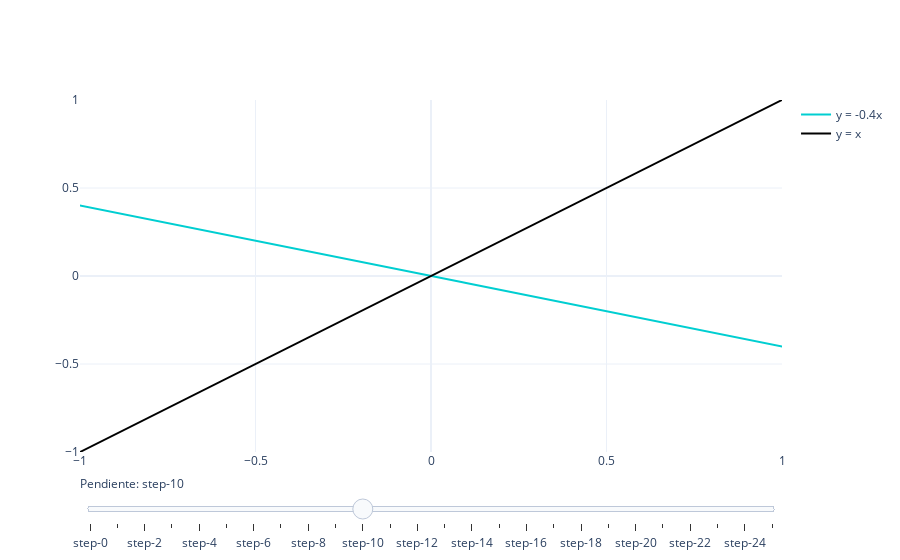

Source (notebook cell):
### Markdown cell above
## Rectas

### Code cell
# Pendiente variable
# Create figure
fig = go.Figure()

x =  np.arange(-5, 5, 0.01)
# Add traces, one for each slider step
for step in np.arange(-2.4, 2.6, 0.2):
    fig.add_trace(
        go.Scatter(
            visible=False,
            line=dict(color="#00CED1"),
            name="y = %.1fx" % step,
            x=x,
            y=step * x
            )
        )


fig.add_trace(
        go.Scatter(
            line=dict(color="#000"),
            name="y = x",
            x=x,
            y=x
            )
        )

total_figs = len(fig.data)

# Make 10th trace visible
fig.data[10].visible = True


# Create and add slider
steps = []
for i in range(len(fig.data)):
    step = dict(
        method="update",
        args=[{"visible": [False] * len(fig.data)},
              {"title": "Ecuación de la recta: " + str(i)}],  # layout attribute
    )
    step["args"][0]["visible"][i] = True  # Toggle i'th trace to "visible"
    step["args"][0]["visible"][total_figs - 1] = True
    steps.append(step)

sliders = [dict(
    active=10,
    currentvalue={"prefix": "Pendiente: "},
    steps=steps
)]

fig.update_layout(
    sliders=sliders,
    yaxis=go.layout.YAxis(range = (-1, 1)),
    xaxis=go.layout.XAxis(range = (-1, 1))
)

fig.show()

### Figure 1 — Plotly figure (JSON) as saved in the notebook; plotly's stock layout.template omitted (floating-point values rounded to 4 significant figures; data arrays with more than 128 entries replaced by an {"elided": "..."} marker saying what was removed)
{"data": [{"line": {"color": "#00CED1"}, "name": "y = -2.4x", "type": "scatter", "visible": false, "x": {"elided": "1000 float values"}, "y": {"elided": "1000 float values"}}, {"line": {"color": "#00CED1"}, "name": "y = -2.2x", "type": "scatter", "visible": false, "x": {"elided": "1000 float values"}, "y": {"elided": "1000 float values"}}, {"line": {"color": "#00CED1"}, "name": "y = -2.0x", "type": "scatter", "visible": false, "x": {"elided": "1000 float values"}, "y": {"elided": "1000 float values"}}, {"line": {"color": "#00CED1"}, "name": "y = -1.8x", "type": "scatter", "visible": false, "x": {"elided": "1000 float values"}, "y": {"elided": "1000 float values"}}, {"line": {"color": "#00CED1"}, "name": "y = -1.6x", "type": "scatter", "visible": false, "x": {"elided": "1000 float values"}, "y": {"elided": "1000 float values"}}, {"line": {"color": "#00CED1"}, "name": "y = -1.4x", "type": "scatter", "visible": false, "x": {"elided": "1000 float values"}, "y": {"elided": "1000 float values"}}, {"line": {"color": "#00CED1"}, "name": "y = -1.2x", "type": "scatter", "visible": false, "x": {"elided": "1000 float values"}, "y": {"elided": "1000 float values"}}, {"line": {"color": "#00CED1"}, "name": "y = -1.0x", "type": "scatter", "visible": false, "x": {"elided": "1000 float values"}, "y": {"elided": "1000 float values"}}, {"line": {"color": "#00CED1"}, "name": "y = -0.8x", "type": "scatter", "visible": false, "x": {"elided": "1000 float values"}, "y": {"elided": "1000 float values"}}, {"line": {"color": "#00CED1"}, "name": "y = -0.6x", "type": "scatter", "visible": false, "x": {"elided": "1000 float values"}, "y": {"elided": "1000 float values"}}, {"line": {"color": "#00CED1"}, "name": "y = -0.4x", "type": "scatter", "visible": true, "x": {"elided": "1000 float values"}, "y": {"elided": "1000 float values"}}, {"line": {"color": "#00CED1"}, "name": "y = -0.2x", "type": "scatter", "visible": false, "x": {"elided": "1000 float values"}, "y": {"elided": "1000 float values"}}, {"line": {"color": "#00CED1"}, "name": "y = 0.0x", "type": "scatter", "visible": false, "x": {"elided": "1000 float values"}, "y": {"elided": "1000 float values"}}, {"line": {"color": "#00CED1"}, "name": "y = 0.2x", "type": "scatter", "visible": false, "x": {"elided": "1000 float values"}, "y": {"elided": "1000 float values"}}, {"line": {"color": "#00CED1"}, "name": "y = 0.4x", "type": "scatter", "visible": false, "x": {"elided": "1000 float values"}, "y": {"elided": "1000 float values"}}, {"line": {"color": "#00CED1"}, "name": "y = 0.6x", "type": "scatter", "visible": false, "x": {"elided": "1000 float values"}, "y": {"elided": "1000 float values"}}, {"line": {"color": "#00CED1"}, "name": "y = 0.8x", "type": "scatter", "visible": false, "x": {"elided": "1000 float values"}, "y": {"elided": "1000 float values"}}, {"line": {"color": "#00CED1"}, "name": "y = 1.0x", "type": "scatter", "visible": false, "x": {"elided": "1000 float values"}, "y": {"elided": "1000 float values"}}, {"line": {"color": "#00CED1"}, "name": "y = 1.2x", "type": "scatter", "visible": false, "x": {"elided": "1000 float values"}, "y": {"elided": "1000 float values"}}, {"line": {"color": "#00CED1"}, "name": "y = 1.4x", "type": "scatter", "visible": false, "x": {"elided": "1000 float values"}, "y": {"elided": "1000 float values"}}, {"line": {"color": "#00CED1"}, "name": "y = 1.6x", "type": "scatter", "visible": false, "x": {"elided": "1000 float values"}, "y": {"elided": "1000 float values"}}, {"line": {"color": "#00CED1"}, "name": "y = 1.8x", "type": "scatter", "visible": false, "x": {"elided": "1000 float values"}, "y": {"elided": "1000 float values"}}, {"line": {"color": "#00CED1"}, "name": "y = 2.0x", "type": "scatter", "visible": false, "x": {"elided": "1000 float values"}, "y": {"elided": "1000 float values"}}, {"line": {"color": "#00CED1"}, "name": "y = 2.2x", "type": "scatter", "visible": false, "x": {"elided": "1000 float values"}, "y": {"elided": "1000 float values"}}, {"line": {"color": "#00CED1"}, "name": "y = 2.4x", "type": "scatter", "visible": false, "x": {"elided": "1000 float values"}, "y": {"elided": "1000 float values"}}, {"line": {"color": "#000"}, "name": "y = x", "type": "scatter", "x": {"elided": "1000 float values"}, "y": {"elided": "1000 float values"}}], "layout": {"sliders": [{"active": 10, "currentvalue": {"prefix": "Pendiente: "}, "steps": [{"args": [{"visible": [true, false, false, false, false, false, false, false, false, false, false, false, false, false, false, false, false, false, false, false, false, false, false, false, false, true]}, {"title": "Ecuación de la recta: 0"}], "method": "update"}, {"args": [{"visible": [false, true, false, false, false, false, false, false, false, false, false, false, false, false, false, false, false, false, false, false, false, false, false, false, false, true]}, {"title": "Ecuación de la recta: 1"}], "method": "update"}, {"args": [{"visible": [false, false, true, false, false, false, false, false, false, false, false, false, false, false, false, false, false, false, false, false, false, false, false, false, false, true]}, {"title": "Ecuación de la recta: 2"}], "method": "update"}, {"args": [{"visible": [false, false, false, true, false, false, false, false, false, false, false, false, false, false, false, false, false, false, false, false, false, false, false, false, false, true]}, {"title": "Ecuación de la recta: 3"}], "method": "update"}, {"args": [{"visible": [false, false, false, false, true, false, false, false, false, false, false, false, false, false, false, false, false, false, false, false, false, false, false, false, false, true]}, {"title": "Ecuación de la recta: 4"}], "method": "update"}, {"args": [{"visible": [false, false, false, false, false, true, false, false, false, false, false, false, false, false, false, false, false, false, false, false, false, false, false, false, false, true]}, {"title": "Ecuación de la recta: 5"}], "method": "update"}, {"args": [{"visible": [false, false, false, false, false, false, true, false, false, false, false, false, false, false, false, false, false, false, false, false, false, false, false, false, false, true]}, {"title": "Ecuación de la recta: 6"}], "method": "update"}, {"args": [{"visible": [false, false, false, false, false, false, false, true, false, false, false, false, false, false, false, false, false, false, false, false, false, false, false, false, false, true]}, {"title": "Ecuación de la recta: 7"}], "method": "update"}, {"args": [{"visible": [false, false, false, false, false, false, false, false, true, false, false, false, false, false, false, false, false, false, false, false, false, false, false, false, false, true]}, {"title": "Ecuación de la recta: 8"}], "method": "update"}, {"args": [{"visible": [false, false, false, false, false, false, false, false, false, true, false, false, false, false, false, false, false, false, false, false, false, false, false, false, false, true]}, {"title": "Ecuación de la recta: 9"}], "method": "update"}, {"args": [{"visible": [false, false, false, false, false, false, false, false, false, false, true, false, false, false, false, false, false, false, false, false, false, false, false, false, false, true]}, {"title": "Ecuación de la recta: 10"}], "method": "update"}, {"args": [{"visible": [false, false, false, false, false, false, false, false, false, false, false, true, false, false, false, false, false, false, false, false, false, false, false, false, false, true]}, {"title": "Ecuación de la recta: 11"}], "method": "update"}, {"args": [{"visible": [false, false, false, false, false, false, false, false, false, false, false, false, true, false, false, false, false, false, false, false, false, false, false, false, false, true]}, {"title": "Ecuación de la recta: 12"}], "method": "update"}, {"args": [{"visible": [false, false, false, false, false, false, false, false, false, false, false, false, false, true, false, false, false, false, false, false, false, false, false, false, false, true]}, {"title": "Ecuación de la recta: 13"}], "method": "update"}, {"args": [{"visible": [false, false, false, false, false, false, false, false, false, false, false, false, false, false, true, false, false, false, false, false, false, false, false, false, false, true]}, {"title": "Ecuación de la recta: 14"}], "method": "update"}, {"args": [{"visible": [false, false, false, false, false, false, false, false, false, false, false, false, false, false, false, true, false, false, false, false, false, false, false, false, false, true]}, {"title": "Ecuación de la recta: 15"}], "method": "update"}, {"args": [{"visible": [false, false, false, false, false, false, false, false, false, false, false, false, false, false, false, false, true, false, false, false, false, false, false, false, false, true]}, {"title": "Ecuación de la recta: 16"}], "method": "update"}, {"args": [{"visible": [false, false, false, false, false, false, false, false, false, false, false, false, false, false, false, false, false, true, false, false, false, false, false, false, false, true]}, {"title": "Ecuación de la recta: 17"}], "method": "update"}, {"args": [{"visible": [false, false, false, false, false, false, false, false, false, false, false, false, false, false, false, false, false, false, true, false, false, false, false, false, false, true]}, {"title": "Ecuación de la recta: 18"}], "method": "update"}, {"args": [{"visible": [false, false, false, false, false, false, false, false, false, false, false, false, false, false, false, false, false, false, false, true, false, false, false, false, false, true]}, {"title": "Ecuación de la recta: 19"}], "method": "update"}, {"args": [{"visible": [false, false, false, false, false, false, false, false, false, false, false, false, false, false, false, false, false, false, false, false, true, false, false, false, false, true]}, {"title": "Ecuación de la recta: 20"}], "method": "update"}, {"args": [{"visible": [false, false, false, false, false, false, false, false, false, false, false, false, false, false, false, false, false, false, false, false, false, true, false, false, false, true]}, {"title": "Ecuación de la recta: 21"}], "method": "update"}, {"args": [{"visible": [false, false, false, false, false, false, false, false, false, false, false, false, false, false, false, false, false, false, false, false, false, false, true, false, false, true]}, {"title": "Ecuación de la recta: 22"}], "method": "update"}, {"args": [{"visible": [false, false, false, false, false, false, false, false, false, false, false, false, false, false, false, false, false, false, false, false, false, false, false, true, false, true]}, {"title": "Ecuación de la recta: 23"}], "method": "update"}, {"args": [{"visible": [false, false, false, false, false, false, false, false, false, false, false, false, false, false, false, false, false, false, false, false, false, false, false, false, true, true]}, {"title": "Ecuación de la recta: 24"}], "method": "update"}, {"args": [{"visible": [false, false, false, false, false, false, false, false, false, false, false, false, false, false, false, false, false, false, false, false, false, false, false, false, false, true]}, {"title": "Ecuación de la recta: 25"}], "method": "update"}]}], "xaxis": {"range": [-1, 1]}, "yaxis": {"range": [-1, 1]}}}
